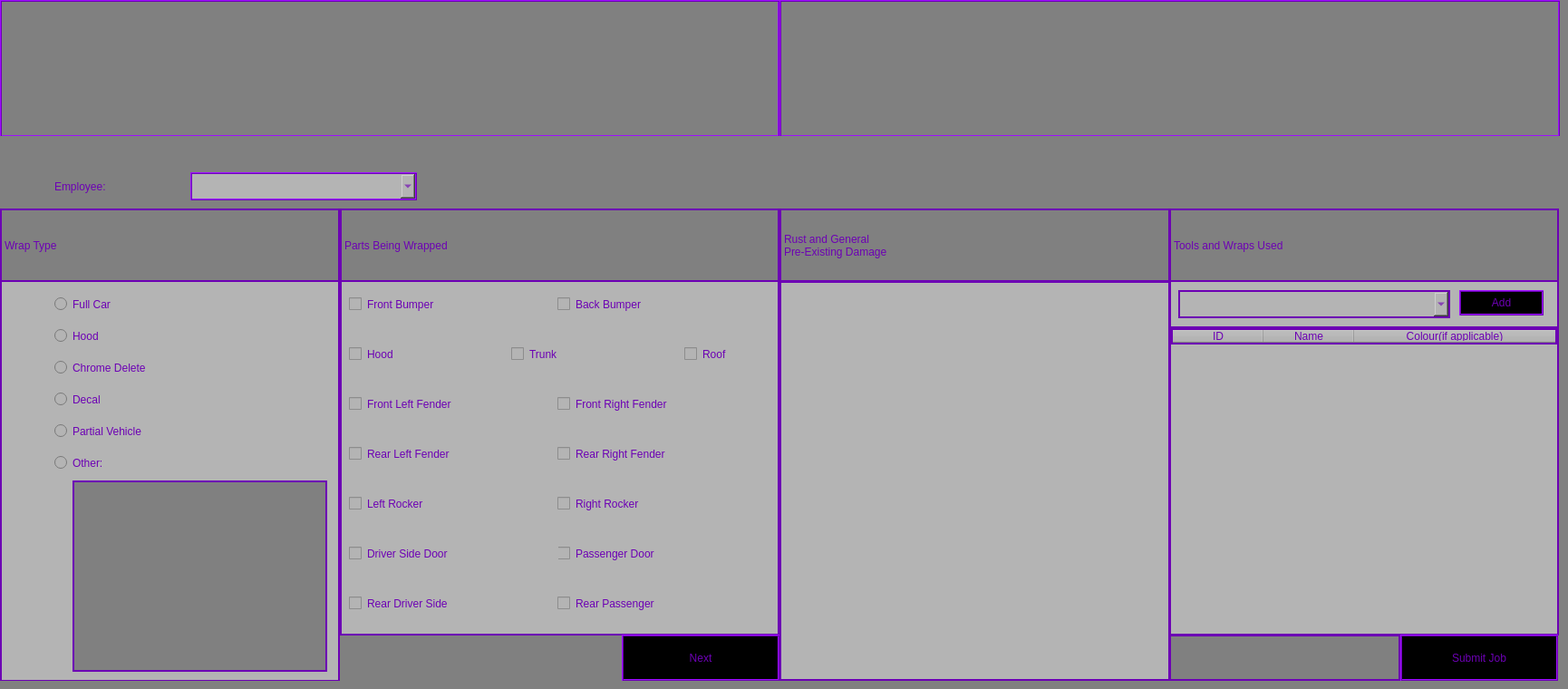
     <widget class="QWidget" name="addJobPage">
      <property name="styleSheet">
       <string notr="true">background-color: rgb(128, 128, 128);
color: rgb(108, 0, 180);
border: none;
font: 16pt &quot;Maiandra GD&quot;;</string>
      </property>
      <widget class="QLabel" name="customerLbl_3">
       <property name="geometry">
        <rect>
         <x>0</x>
         <y>0</y>
         <width>860</width>
         <height>151</height>
        </rect>
       </property>
       <property name="styleSheet">
        <string notr="true">border: 2px ridge rgb(108, 0, 180);  </string>
       </property>
       <property name="text">
        <string/>
       </property>
      </widget>
      <widget class="QLabel" name="vehicleLbl">
       <property name="geometry">
        <rect>
         <x>860</x>
         <y>0</y>
         <width>861</width>
         <height>151</height>
        </rect>
       </property>
       <property name="styleSheet">
        <string notr="true">border: 2px ridge rgb(108, 0, 180); </string>
       </property>
       <property name="text">
        <string/>
       </property>
      </widget>
      <widget class="QWidget" name="addJobForm" native="true">
       <property name="geometry">
        <rect>
         <x>0</x>
         <y>150</y>
         <width>1721</width>
         <height>601</height>
        </rect>
       </property>
       <widget class="QLabel" name="empLbl">
        <property name="geometry">
         <rect>
          <x>60</x>
          <y>40</y>
          <width>150</width>
          <height>31</height>
         </rect>
        </property>
        <property name="text">
         <string>Employee:</string>
        </property>
       </widget>
       <widget class="QComboBox" name="empTxt">
        <property name="geometry">
         <rect>
          <x>210</x>
          <y>40</y>
          <width>250</width>
          <height>31</height>
         </rect>
        </property>
        <property name="styleSheet">
         <string notr="true">background-color: rgb(180, 180, 180);
color: rgb(108, 0, 180);
border: 2px ridge rgb(108, 0, 180); </string>
        </property>
       </widget>
       <widget class="QWidget" name="detailsWidget" native="true">
        <property name="geometry">
         <rect>
          <x>0</x>
          <y>80</y>
          <width>375</width>
          <height>522</height>
         </rect>
        </property>
        <property name="styleSheet">
         <string notr="true">border: 2px solid rgb(108, 0, 180);
background-color: rgb(180, 180, 180);</string>
        </property>
        <widget class="QRadioButton" name="fullRdBtn">
         <property name="geometry">
          <rect>
           <x>60</x>
           <y>90</y>
           <width>150</width>
           <height>31</height>
          </rect>
         </property>
         <property name="styleSheet">
          <string notr="true">border: none;</string>
         </property>
         <property name="text">
          <string>Full Car</string>
         </property>
        </widget>
        <widget class="QRadioButton" name="hoodRdBtn">
         <property name="geometry">
          <rect>
           <x>60</x>
           <y>125</y>
           <width>150</width>
           <height>31</height>
          </rect>
         </property>
         <property name="styleSheet">
          <string notr="true">border: none;</string>
         </property>
         <property name="text">
          <string>Hood</string>
         </property>
        </widget>
        <widget class="QRadioButton" name="chromeRdBtn">
         <property name="geometry">
          <rect>
           <x>60</x>
           <y>160</y>
           <width>210</width>
           <height>31</height>
          </rect>
         </property>
         <property name="styleSheet">
          <string notr="true">border: none;</string>
         </property>
         <property name="text">
          <string>Chrome Delete</string>
         </property>
        </widget>
        <widget class="QRadioButton" name="decalRdBtn">
         <property name="geometry">
          <rect>
           <x>60</x>
           <y>195</y>
           <width>100</width>
           <height>31</height>
          </rect>
         </property>
         <property name="styleSheet">
          <string notr="true">border: none;</string>
         </property>
         <property name="text">
          <string>Decal</string>
         </property>
        </widget>
        <widget class="QRadioButton" name="partialRdBtn">
         <property name="geometry">
          <rect>
           <x>60</x>
           <y>230</y>
           <width>201</width>
           <height>31</height>
          </rect>
         </property>
         <property name="styleSheet">
          <string notr="true">border: none;</string>
         </property>
         <property name="text">
          <string>Partial Vehicle</string>
         </property>
        </widget>
        <widget class="QRadioButton" name="otherRdBtn">
         <property name="geometry">
          <rect>
           <x>60</x>
           <y>265</y>
           <width>101</width>
           <height>31</height>
          </rect>
         </property>
         <property name="styleSheet">
          <string notr="true">border: none;</string>
         </property>
         <property name="text">
          <string>Other:</string>
         </property>
        </widget>
        <widget class="QTextEdit" name="otherTxt">
         <property name="geometry">
          <rect>
           <x>80</x>
           <y>300</y>
           <width>281</width>
           <height>211</height>
          </rect>
         </property>
         <property name="styleSheet">
          <string notr="true">background-color: rgb(128, 128, 128);</string>
         </property>
        </widget>
        <widget class="QLabel" name="typeLbl">
         <property name="geometry">
          <rect>
           <x>0</x>
           <y>0</y>
           <width>375</width>
           <height>81</height>
          </rect>
         </property>
         <property name="styleSheet">
          <string notr="true">background-color: rgb(128, 128, 128);</string>
         </property>
         <property name="text">
          <string>Wrap Type</string>
         </property>
        </widget>
       </widget>
       <widget class="QWidget" name="partsWidget" native="true">
        <property name="enabled">
         <bool>false</bool>
        </property>
        <property name="geometry">
         <rect>
          <x>375</x>
          <y>80</y>
          <width>485</width>
          <height>471</height>
         </rect>
        </property>
        <property name="styleSheet">
         <string notr="true">border: 2px solid rgb(108, 0, 180);
background-color: rgb(180, 180, 180);</string>
        </property>
        <widget class="QCheckBox" name="fLFChkBox">
         <property name="geometry">
          <rect>
           <x>10</x>
           <y>200</y>
           <width>241</width>
           <height>31</height>
          </rect>
         </property>
         <property name="styleSheet">
          <string notr="true">border: none;</string>
         </property>
         <property name="text">
          <string>Front Left Fender</string>
         </property>
        </widget>
        <widget class="QCheckBox" name="hoodChkBox">
         <property name="geometry">
          <rect>
           <x>10</x>
           <y>145</y>
           <width>111</width>
           <height>31</height>
          </rect>
         </property>
         <property name="styleSheet">
          <string notr="true">border: none;</string>
         </property>
         <property name="text">
          <string>Hood</string>
         </property>
        </widget>
        <widget class="QCheckBox" name="fRFChkBox">
         <property name="geometry">
          <rect>
           <x>240</x>
           <y>200</y>
           <width>241</width>
           <height>31</height>
          </rect>
         </property>
         <property name="styleSheet">
          <string notr="true">border: none;</string>
         </property>
         <property name="text">
          <string>Front Right Fender</string>
         </property>
        </widget>
        <widget class="QCheckBox" name="rpDoorChkBox">
         <property name="geometry">
          <rect>
           <x>240</x>
           <y>420</y>
           <width>211</width>
           <height>31</height>
          </rect>
         </property>
         <property name="styleSheet">
          <string notr="true">border: none;</string>
         </property>
         <property name="text">
          <string>Rear Passenger </string>
         </property>
        </widget>
        <widget class="QCheckBox" name="rRockerChkBox">
         <property name="geometry">
          <rect>
           <x>240</x>
           <y>310</y>
           <width>181</width>
           <height>31</height>
          </rect>
         </property>
         <property name="styleSheet">
          <string notr="true">border: none;</string>
         </property>
         <property name="text">
          <string>Right Rocker</string>
         </property>
        </widget>
        <widget class="QCheckBox" name="rRFChkBox">
         <property name="geometry">
          <rect>
           <x>240</x>
           <y>255</y>
           <width>241</width>
           <height>31</height>
          </rect>
         </property>
         <property name="styleSheet">
          <string notr="true">border: none;</string>
         </property>
         <property name="text">
          <string>Rear Right Fender</string>
         </property>
        </widget>
        <widget class="QCheckBox" name="lRockerChkBox">
         <property name="geometry">
          <rect>
           <x>10</x>
           <y>310</y>
           <width>191</width>
           <height>31</height>
          </rect>
         </property>
         <property name="styleSheet">
          <string notr="true">border: none;</string>
         </property>
         <property name="text">
          <string>Left Rocker</string>
         </property>
        </widget>
        <widget class="QCheckBox" name="pDoorChkBox">
         <property name="geometry">
          <rect>
           <x>240</x>
           <y>365</y>
           <width>211</width>
           <height>31</height>
          </rect>
         </property>
         <property name="styleSheet">
          <string notr="true">border: none;</string>
         </property>
         <property name="text">
          <string>Passenger Door</string>
         </property>
        </widget>
        <widget class="QCheckBox" name="trunkChkBox">
         <property name="geometry">
          <rect>
           <x>189</x>
           <y>145</y>
           <width>111</width>
           <height>31</height>
          </rect>
         </property>
         <property name="styleSheet">
          <string notr="true">border: none;</string>
         </property>
         <property name="text">
          <string>Trunk</string>
         </property>
        </widget>
        <widget class="QCheckBox" name="bbChkBox">
         <property name="geometry">
          <rect>
           <x>240</x>
           <y>90</y>
           <width>191</width>
           <height>31</height>
          </rect>
         </property>
         <property name="styleSheet">
          <string notr="true">border: none;</string>
         </property>
         <property name="text">
          <string>Back Bumper</string>
         </property>
        </widget>
        <widget class="QCheckBox" name="rLFChkBox">
         <property name="geometry">
          <rect>
           <x>10</x>
           <y>255</y>
           <width>221</width>
           <height>31</height>
          </rect>
         </property>
         <property name="styleSheet">
          <string notr="true">border: none;</string>
         </property>
         <property name="text">
          <string>Rear Left Fender</string>
         </property>
        </widget>
        <widget class="QCheckBox" name="roofChkBox">
         <property name="geometry">
          <rect>
           <x>380</x>
           <y>145</y>
           <width>91</width>
           <height>31</height>
          </rect>
         </property>
         <property name="styleSheet">
          <string notr="true">border: none;</string>
         </property>
         <property name="text">
          <string>Roof</string>
         </property>
        </widget>
        <widget class="QCheckBox" name="dDoorChkBox">
         <property name="geometry">
          <rect>
           <x>10</x>
           <y>365</y>
           <width>231</width>
           <height>31</height>
          </rect>
         </property>
         <property name="styleSheet">
          <string notr="true">border: none;</string>
         </property>
         <property name="text">
          <string>Driver Side Door</string>
         </property>
        </widget>
        <widget class="QCheckBox" name="fBChkBox">
         <property name="geometry">
          <rect>
           <x>10</x>
           <y>90</y>
           <width>191</width>
           <height>31</height>
          </rect>
         </property>
         <property name="styleSheet">
          <string notr="true">border: none;</string>
         </property>
         <property name="text">
          <string>Front Bumper</string>
         </property>
        </widget>
        <widget class="QCheckBox" name="bdDoorChkBox">
         <property name="geometry">
          <rect>
           <x>10</x>
           <y>420</y>
           <width>221</width>
           <height>31</height>
          </rect>
         </property>
         <property name="styleSheet">
          <string notr="true">border: none;</string>
         </property>
         <property name="text">
          <string>Rear Driver Side</string>
         </property>
        </widget>
        <widget class="QLabel" name="Parts">
         <property name="geometry">
          <rect>
           <x>0</x>
           <y>0</y>
           <width>485</width>
           <height>81</height>
          </rect>
         </property>
         <property name="styleSheet">
          <string notr="true">background-color: rgb(128, 128, 128);</string>
         </property>
         <property name="text">
          <string>Parts Being Wrapped</string>
         </property>
        </widget>
       </widget>
       <widget class="QWidget" name="rustWidget" native="true">
        <property name="enabled">
         <bool>false</bool>
        </property>
        <property name="geometry">
         <rect>
          <x>860</x>
          <y>80</y>
          <width>430</width>
          <height>522</height>
         </rect>
        </property>
        <property name="styleSheet">
         <string notr="true">border: 2px solid rgb(108, 0, 180);</string>
        </property>
        <widget class="QLabel" name="rustLbl">
         <property name="geometry">
          <rect>
           <x>0</x>
           <y>0</y>
           <width>431</width>
           <height>81</height>
          </rect>
         </property>
         <property name="styleSheet">
          <string notr="true"/>
         </property>
         <property name="text">
          <string>Rust and General 
Pre-Existing Damage</string>
         </property>
        </widget>
        <widget class="QTableWidget" name="rustTbl">
         <property name="geometry">
          <rect>
           <x>0</x>
           <y>80</y>
           <width>431</width>
           <height>441</height>
          </rect>
         </property>
         <property name="font">
          <font>
           <family>MS Shell Dlg 2</family>
           <pointsize>8</pointsize>
           <weight>50</weight>
           <italic>false</italic>
           <bold>false</bold>
          </font>
         </property>
         <property name="styleSheet">
          <string notr="true">font: 8pt &quot;MS Shell Dlg 2&quot;;
gridline-color: rgb(159, 15, 255);
background-color: rgb(180, 180, 180);

</string>
         </property>
         <property name="alternatingRowColors">
          <bool>true</bool>
         </property>
         <property name="sortingEnabled">
          <bool>true</bool>
         </property>
         <attribute name="horizontalHeaderVisible">
          <bool>false</bool>
         </attribute>
         <attribute name="horizontalHeaderCascadingSectionResizes">
          <bool>true</bool>
         </attribute>
         <attribute name="horizontalHeaderShowSortIndicator" stdset="0">
          <bool>true</bool>
         </attribute>
         <attribute name="horizontalHeaderStretchLastSection">
          <bool>true</bool>
         </attribute>
         <attribute name="verticalHeaderVisible">
          <bool>false</bool>
         </attribute>
         <attribute name="verticalHeaderCascadingSectionResizes">
          <bool>true</bool>
         </attribute>
         <column>
          <property name="text">
           <string>Part</string>
          </property>
         </column>
         <column>
          <property name="text">
           <string>Damage Rating(1-5)</string>
          </property>
         </column>
        </widget>
       </widget>
       <widget class="QWidget" name="toolWidget" native="true">
        <property name="enabled">
         <bool>false</bool>
        </property>
        <property name="geometry">
         <rect>
          <x>1290</x>
          <y>80</y>
          <width>430</width>
          <height>471</height>
         </rect>
        </property>
        <property name="styleSheet">
         <string notr="true">border: 2px solid rgb(108, 0, 180);
background-color: rgb(180, 180, 180);</string>
        </property>
        <widget class="QLabel" name="assetLbl">
         <property name="geometry">
          <rect>
           <x>0</x>
           <y>0</y>
           <width>430</width>
           <height>81</height>
          </rect>
         </property>
         <property name="styleSheet">
          <string notr="true">background-color: rgb(128, 128, 128);</string>
         </property>
         <property name="text">
          <string>Tools and Wraps Used</string>
         </property>
        </widget>
        <widget class="QComboBox" name="addAssetJobBox">
         <property name="geometry">
          <rect>
           <x>10</x>
           <y>90</y>
           <width>300</width>
           <height>31</height>
          </rect>
         </property>
        </widget>
        <widget class="QPushButton" name="addAssetJobBtn">
         <property name="geometry">
          <rect>
           <x>320</x>
           <y>90</y>
           <width>93</width>
           <height>28</height>
          </rect>
         </property>
         <property name="styleSheet">
          <string notr="true">background-color: rgb(0, 0, 0);
color: rgb(108, 0, 180);
border: 2px ridge rgb(108, 0, 180); </string>
         </property>
         <property name="text">
          <string>Add</string>
         </property>
        </widget>
        <widget class="QTableWidget" name="addAssetJobTbl">
         <property name="geometry">
          <rect>
           <x>0</x>
           <y>130</y>
           <width>430</width>
           <height>341</height>
          </rect>
         </property>
         <property name="styleSheet">
          <string notr="true">font: 8pt &quot;MS Shell Dlg 2&quot;;
gridline-color: rgb(159, 15, 255);
background-color: rgb(180, 180, 180);

</string>
         </property>
         <property name="sortingEnabled">
          <bool>true</bool>
         </property>
         <property name="columnCount">
          <number>3</number>
         </property>
         <attribute name="horizontalHeaderCascadingSectionResizes">
          <bool>true</bool>
         </attribute>
         <attribute name="horizontalHeaderStretchLastSection">
          <bool>true</bool>
         </attribute>
         <attribute name="verticalHeaderVisible">
          <bool>false</bool>
         </attribute>
         <attribute name="verticalHeaderCascadingSectionResizes">
          <bool>true</bool>
         </attribute>
         <column>
          <property name="text">
           <string>ID</string>
          </property>
         </column>
         <column>
          <property name="text">
           <string>Name</string>
          </property>
         </column>
         <column>
          <property name="text">
           <string>Colour(if applicable)</string>
          </property>
         </column>
        </widget>
       </widget>
       <widget class="QPushButton" name="confirmPcsBtn">
        <property name="geometry">
         <rect>
          <x>686</x>
          <y>550</y>
          <width>174</width>
          <height>51</height>
         </rect>
        </property>
        <property name="styleSheet">
         <string notr="true">background-color: rgb(0, 0, 0);
color: rgb(108, 0, 180);
border: 2px ridge rgb(108, 0, 180); </string>
        </property>
        <property name="text">
         <string>Next</string>
        </property>
       </widget>
       <widget class="QLabel" name="quoteLbl">
        <property name="geometry">
         <rect>
          <x>1290</x>
          <y>550</y>
          <width>255</width>
          <height>51</height>
         </rect>
        </property>
        <property name="styleSheet">
         <string notr="true">border: 2px solid rgb(108, 0, 180);</string>
        </property>
        <property name="text">
         <string/>
        </property>
       </widget>
       <widget class="QPushButton" name="submitJobBtn">
        <property name="geometry">
         <rect>
          <x>1545</x>
          <y>550</y>
          <width>174</width>
          <height>51</height>
         </rect>
        </property>
        <property name="styleSheet">
         <string notr="true">background-color: rgb(0, 0, 0);
color: rgb(108, 0, 180);
border: 2px ridge rgb(108, 0, 180); </string>
        </property>
        <property name="text">
         <string>Submit Job</string>
        </property>
       </widget>
      </widget>
     </widget>
